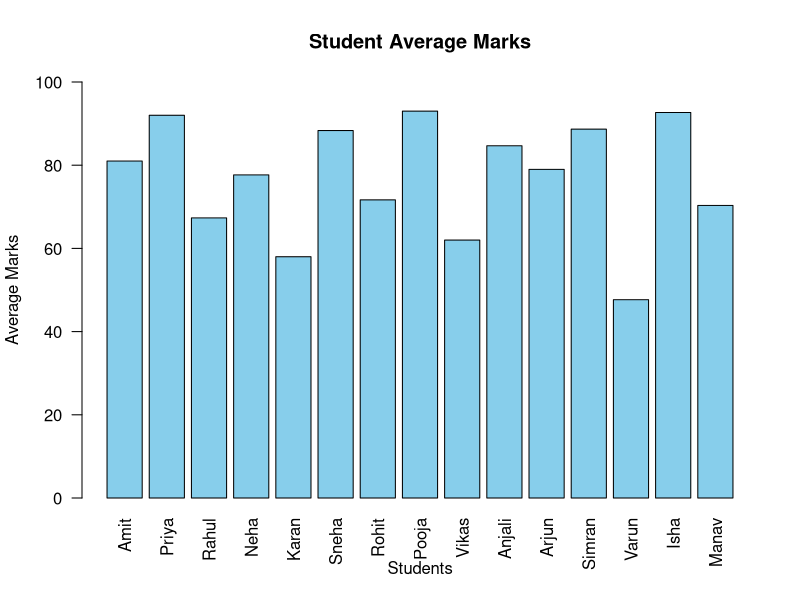
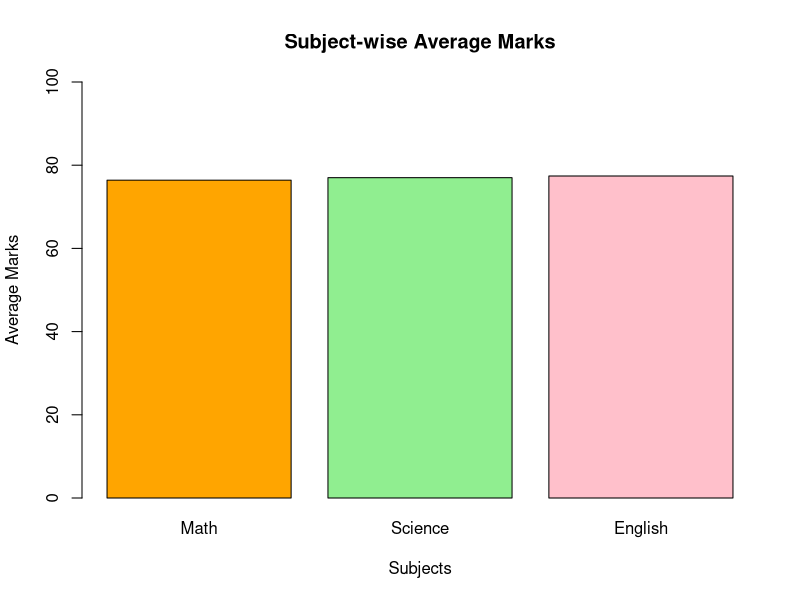
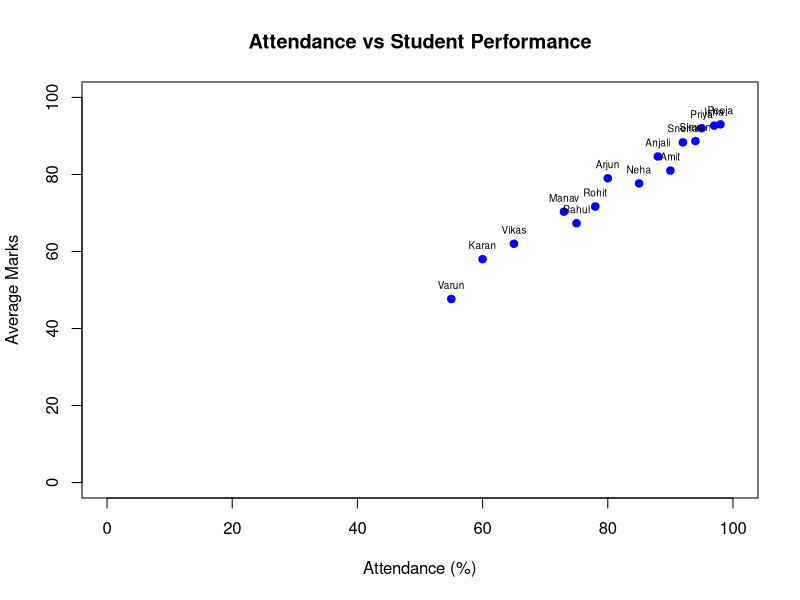
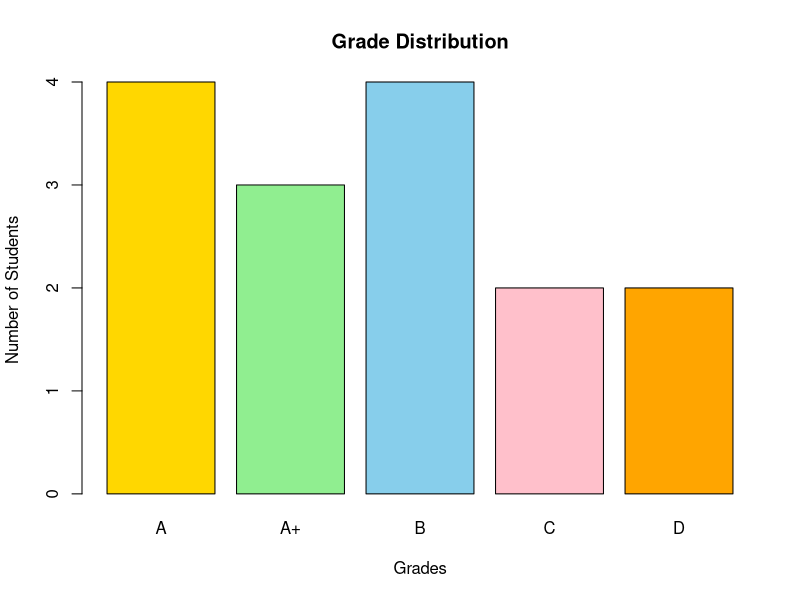
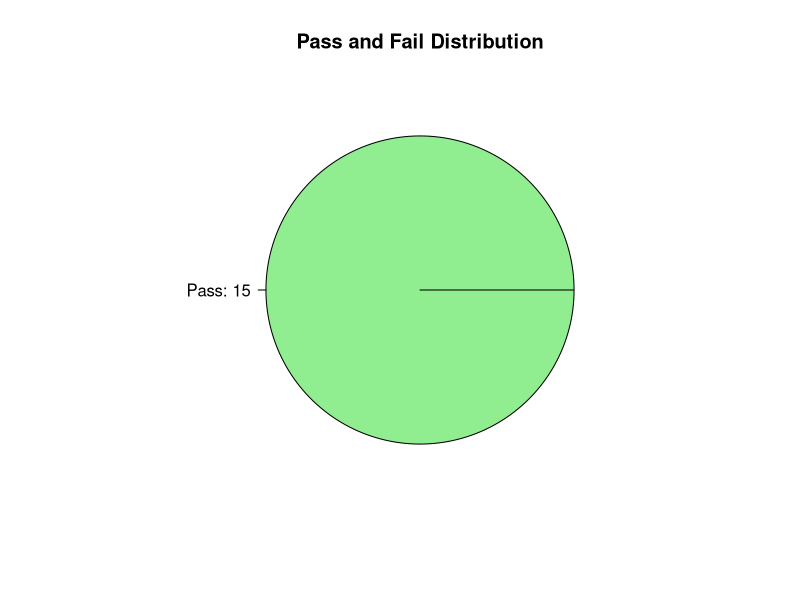
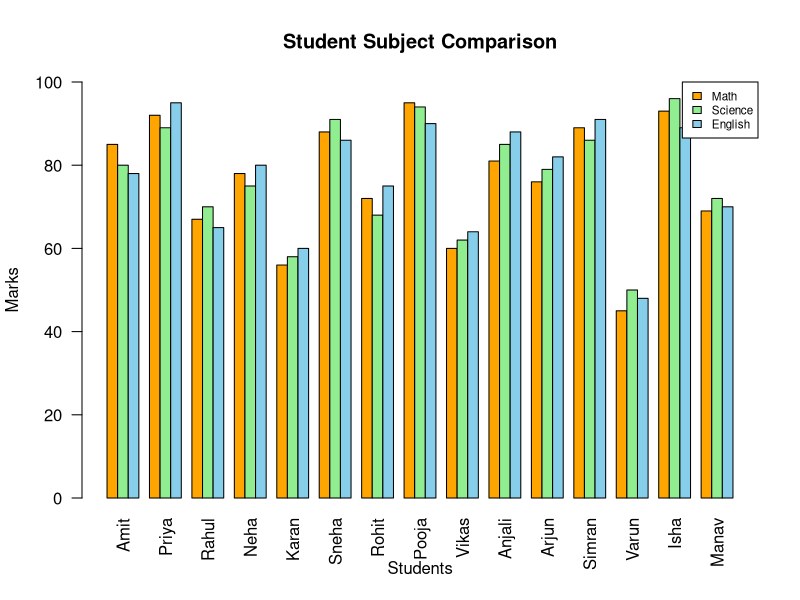
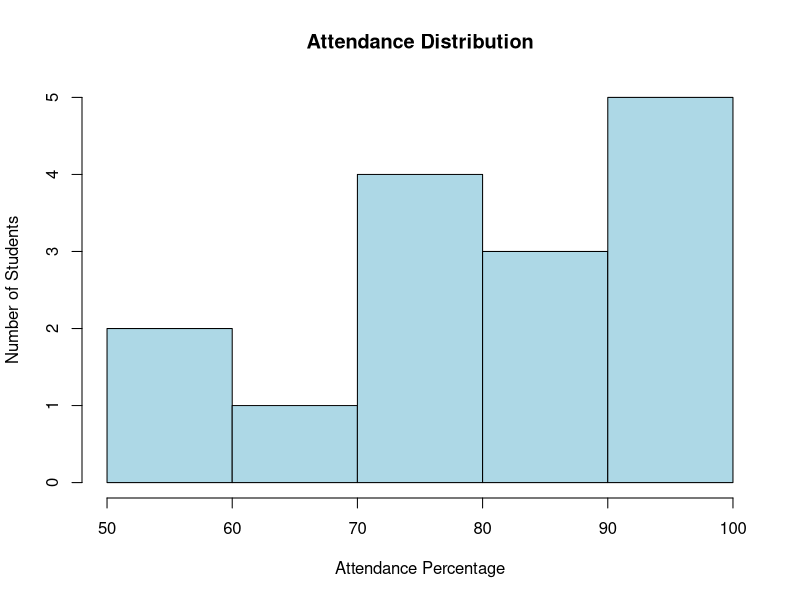
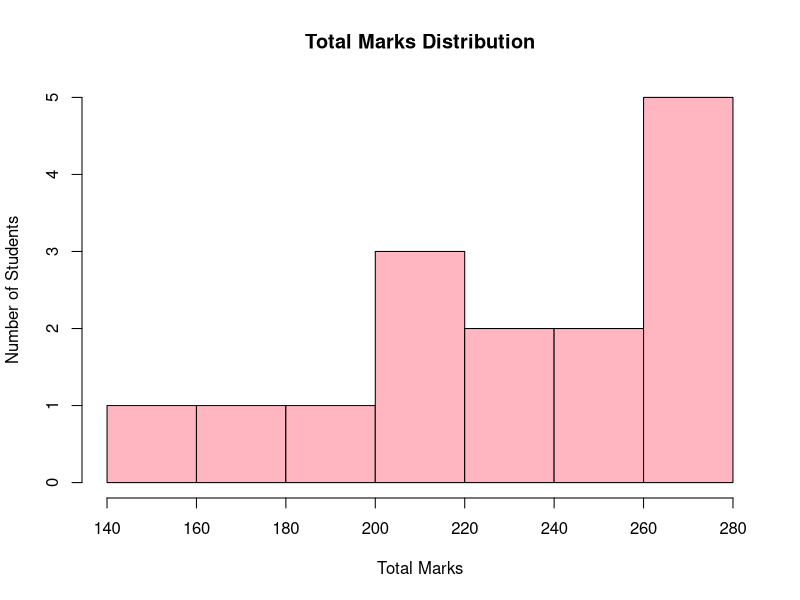

These figures' R source, in order:

# ==========================================
# MINI PROJECT: STUDENT PERFORMANCE ANALYSIS
# Language: R
# Software: RStudio
# ==========================================

# 1. CREATE STUDENT DATASET

students <- data.frame(
  Student_ID = 1:15,
  Name = c("Amit", "Priya", "Rahul", "Neha", "Karan",
           "Sneha", "Rohit", "Pooja", "Vikas", "Anjali",
           "Arjun", "Simran", "Varun", "Isha", "Manav"),
  Math = c(85, 92, 67, 78, 56, 88, 72, 95, 60, 81,
           76, 89, 45, 93, 69),
  Science = c(80, 89, 70, 75, 58, 91, 68, 94, 62, 85,
              79, 86, 50, 96, 72),
  English = c(78, 95, 65, 80, 60, 86, 75, 90, 64, 88,
              82, 91, 48, 89, 70),
  Attendance = c(90, 95, 75, 85, 60, 92, 78, 98, 65, 88,
                 80, 94, 55, 97, 73)
)

# 2. CALCULATE TOTAL AND AVERAGE

students$Total <- students$Math +
  students$Science + students$English

students$Average <- round(students$Total / 3, 2)

# 3. ASSIGN GRADES

students$Grade <- ifelse(students$Average >= 90, "A+",
                         ifelse(students$Average >= 80, "A",
                                ifelse(students$Average >= 70, "B",
                                       ifelse(students$Average >= 60, "C", "D"))))

# 4. PASS OR FAIL

students$Result <- ifelse(
  students$Math >= 35 &
    students$Science >= 35 &
    students$English >= 35,
  "Pass", "Fail"
)

# 5. DISPLAY STUDENT DATA

cat("\n===== STUDENT PERFORMANCE REPORT =====\n")
print(students)

# 6. CLASS STATISTICS

cat("\n===== CLASS STATISTICS =====\n")

cat("Total Students:", nrow(students), "\n")

cat("Class Average:",
    round(mean(students$Average), 2), "\n")

cat("Highest Marks:",
    max(students$Average), "\n")

cat("Lowest Marks:",
    min(students$Average), "\n")

cat("Pass Percentage:",
    round(mean(students$Result == "Pass") * 100, 2), "%\n")

cat("Average Attendance:",
    round(mean(students$Attendance), 2), "%\n")

# 7. TOPPER AND LOWEST PERFORMER

top_student <- students[which.max(students$Average), ]

lowest_student <- students[which.min(students$Average), ]

cat("\n===== TOP PERFORMING STUDENT =====\n")
print(top_student[, c("Name", "Average", "Grade")])

cat("\n===== LOWEST PERFORMING STUDENT =====\n")
print(lowest_student[, c("Name", "Average", "Grade")])

# 8. SUBJECT-WISE AVERAGE

subject_avg <- colMeans(
  students[, c("Math", "Science", "English")]
)

cat("\n===== SUBJECT-WISE AVERAGE =====\n")
print(round(subject_avg, 2))

# 9. GRADE DISTRIBUTION

grade_count <- table(students$Grade)

cat("\n===== GRADE DISTRIBUTION =====\n")
print(grade_count)

# 10. GRAPH 1: STUDENT AVERAGE MARKS

barplot(
  students$Average,
  names.arg = students$Name,
  col = "skyblue",
  main = "Student Average Marks",
  xlab = "Students",
  ylab = "Average Marks",
  ylim = c(0, 100),
  las = 2
)

# 11. GRAPH 2: SUBJECT-WISE AVERAGE

barplot(
  subject_avg,
  col = c("orange", "lightgreen", "pink"),
  main = "Subject-wise Average Marks",
  xlab = "Subjects",
  ylab = "Average Marks",
  ylim = c(0, 100)
)

# 12. GRAPH 3: ATTENDANCE VS MARKS

plot(
  students$Attendance,
  students$Average,
  pch = 19,
  col = "blue",
  main = "Attendance vs Student Performance",
  xlab = "Attendance (%)",
  ylab = "Average Marks",
  xlim = c(0, 100),
  ylim = c(0, 100)
)

text(
  students$Attendance,
  students$Average,
  labels = students$Name,
  pos = 3,
  cex = 0.6
)

# 13. GRAPH 4: GRADE DISTRIBUTION

barplot(
  grade_count,
  col = c("gold", "lightgreen", "skyblue",
          "pink", "orange"),
  main = "Grade Distribution",
  xlab = "Grades",
  ylab = "Number of Students"
)

# 14. GRAPH 5: PASS AND FAIL PIE CHART

result_count <- table(students$Result)

pie(
  result_count,
  col = c("lightgreen", "tomato"),
  main = "Pass and Fail Distribution",
  labels = paste(names(result_count),
                 result_count, sep = ": ")
)

# 15. GRAPH 6: SUBJECT COMPARISON

barplot(
  t(as.matrix(students[, c("Math", "Science", "English")])),
  beside = TRUE,
  names.arg = students$Name,
  col = c("orange", "lightgreen", "skyblue"),
  main = "Student Subject Comparison",
  xlab = "Students",
  ylab = "Marks",
  ylim = c(0, 100),
  las = 2,
  legend.text = c("Math", "Science", "English"),
  args.legend = list(x = "topright", cex = 0.7)
)

# 16. GRAPH 7: ATTENDANCE HISTOGRAM

hist(
  students$Attendance,
  col = "lightblue",
  border = "black",
  main = "Attendance Distribution",
  xlab = "Attendance Percentage",
  ylab = "Number of Students",
  breaks = 5
)

# 17. GRAPH 8: TOTAL MARKS HISTOGRAM

hist(
  students$Total,
  col = "lightpink",
  border = "black",
  main = "Total Marks Distribution",
  xlab = "Total Marks",
  ylab = "Number of Students",
  breaks = 5
)

# 18. GRAPH 9: SUBJECT-WISE BOXPLOT

boxplot(
  students[, c("Math", "Science", "English")],
  col = c("orange", "lightgreen", "skyblue"),
  main = "Subject-wise Marks Distribution",
  xlab = "Subjects",
  ylab = "Marks"
)

# 19. GRAPH 10: CORRELATION AND REGRESSION

correlation <- cor(
  students$Attendance,
  students$Average
)

plot(
  students$Attendance,
  students$Average,
  pch = 19,
  col = "darkgreen",
  main = paste("Attendance vs Marks - Correlation:",
               round(correlation, 2)),
  xlab = "Attendance (%)",
  ylab = "Average Marks"
)

abline(
  lm(Average ~ Attendance, data = students),
  col = "red",
  lwd = 2
)

# 20. FINAL SUMMARY

cat("\n===== FINAL PROJECT SUMMARY =====\n")

cat("Total Students:", nrow(students), "\n")
cat("Class Average:", round(mean(students$Average), 2), "\n")
cat("Pass Percentage:",
    round(mean(students$Result == "Pass") * 100, 2), "%\n")
cat("Average Attendance:",
    round(mean(students$Attendance), 2), "%\n")
cat("Attendance-Marks Correlation:",
    round(correlation, 2), "\n")

cat("\n===== PROJECT COMPLETED SUCCESSFULLY =====\n")

# 21. EXPORT RESULT TO CSV

write.csv(
  students,
  "Student_Performance_Report.csv",
  row.names = FALSE
)

cat("\nStudent report exported successfully!\n")
